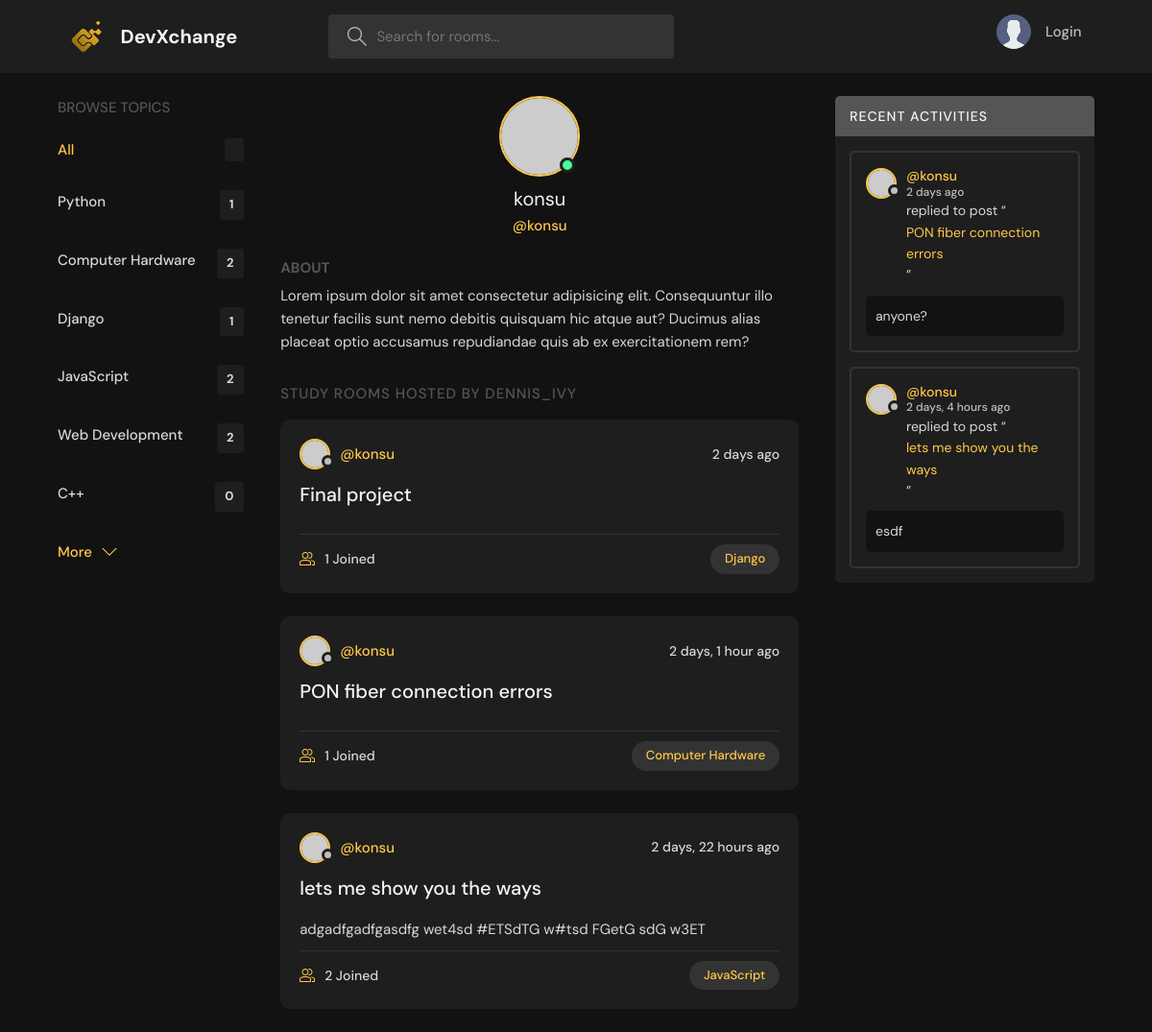
Before: /profile/3/ with the older database file.
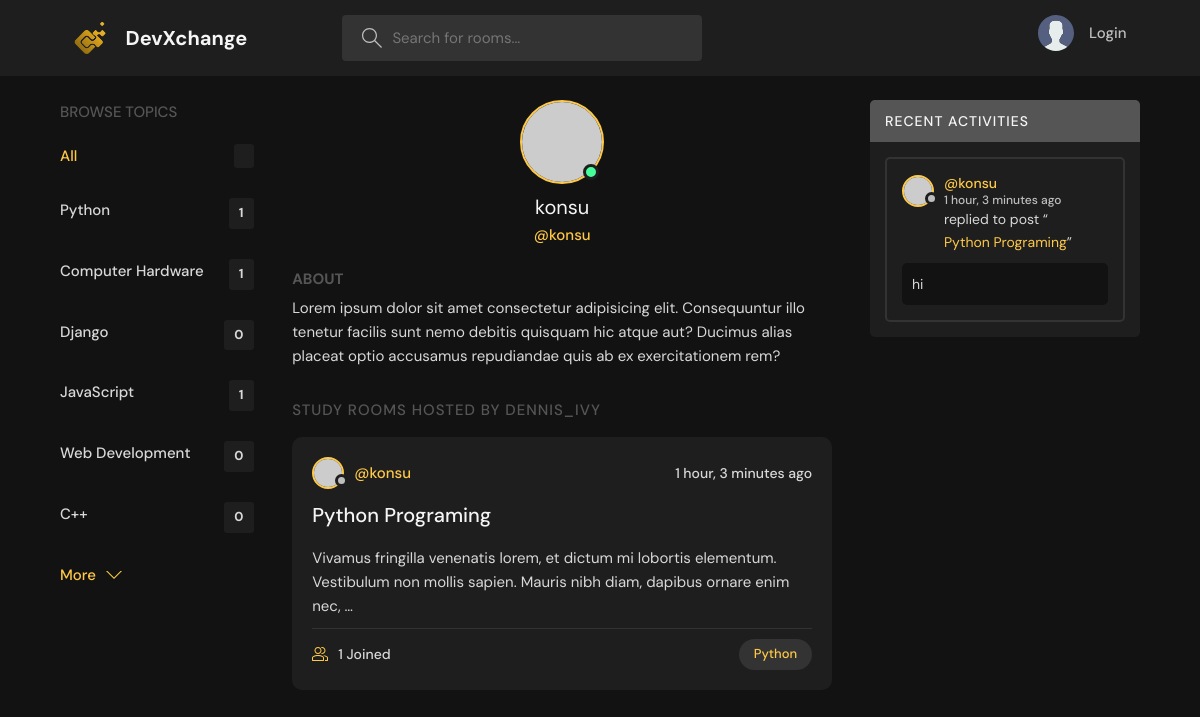
After: the same page with the newer database file.
### base/models.py (models this page shows, shortened)
class Topic(models.Model):
    name = models.CharField(max_length=128)

class Room(models.Model):
    host = models.ForeignKey(User,on_delete=models.CASCADE,null=True)
    topic = models.ForeignKey(Topic,on_delete=models.SET_NULL,null=True)
    name = models.CharField(max_length=256)
    description = models.TextField(null=True , blank= True)
    participants = models.ManyToManyField(User,related_name='participants',blank=True)
    updated = models.DateTimeField(auto_now=True)
    created = models.DateTimeField(auto_now_add=True)
    class Meta:
        ordering = ['-updated','-created']
    def __str__(self):
        return self.name

class Message(models.Model):
    user = models.ForeignKey(User,on_delete=models.CASCADE)
    room = models.ForeignKey(Room,on_delete=models.CASCADE)
    body = models.TextField()
    updated = models.DateTimeField(auto_now=True)
    created = models.DateTimeField(auto_now_add=True)
    class Meta:
        ordering = ['-updated','-created']

### base/views.py (the view)
# urls.py: path('profile/<str:id>/',views.userProfile,name="user-profile"),
def userProfile(request,id):
    user = User.objects.get(id=id)
    rooms = user.room_set.all()
    room_messages = user.message_set.all()
    Topics = Topic.objects.all()
    context ={'user':user,'rooms':rooms,'room_messages':room_messages,'Topics':Topics}
    return render(request,'base/profile.html',context)

### templates/base/profile.html (shortened to what this page needs)
{% extends 'main.html' %}
{% block content %}
  <main class="profile-page layout layout--3">
    <div class="container">
      {% include 'base/topics_component.html' %}
      <div class="roomList">
        <div class="profile">
          <div class="profile__avatar">
            <div class="avatar avatar--large active">
              <img src="https://randomuser.me/api/portraits/men/11.jpg" />
            </div>
          </div>
          <div class="profile__info">
            <h3>{{user.username}}</h3>
            <p>@{{user.username}}</p>
          </div>
          <div class="profile__about">
            <h3>About</h3>
            <p>
              Lorem ipsum dolor sit amet consectetur adipisicing elit. Consequuntur illo tenetur
              facilis sunt nemo debitis quisquam hic atque aut? Ducimus alias placeat optio
              accusamus repudiandae quis ab ex exercitationem rem?
            </p>
          </div>
        </div>
        <div class="roomList__header">
          <div>
            <h2>Study Rooms Hosted by dennis_ivy</a>
            </h2>
          </div>
        </div>
        {% include 'base/feed_component.html' %}
      </div>
      {% include 'base/activity_component.html' %}
    </div>
  </main>
{% endblock content %}

### templates/main.html (shortened to what this page needs)
<!DOCTYPE html>
{% load static %}
<html lang="en">
  <head>
    <link rel="stylesheet" href="{% static 'styles/main.css' %}">
  </head>
  <body>
    {% include 'navbar.html' %}
    {% block content %}
    {% endblock  %}
  </body>
</html>

### templates/navbar.html (shortened to what this page needs)
{% load static %}
<header class="header header--loggedIn">
    <div class="container">
      <a href="{% url 'home' %}" class="header__logo">
        <img src="{% static 'images/logo.svg'%}" />
        <h1>DevXchange</h1>
      </a>
      <form class="header__search" method ="GET" action="{% url 'home' %}">
        <label>
          <input  name="q" placeholder="Search for rooms..." />
        </label>
      </form>
      <nav class="header__menu">
        {% if request.user.is_authenticated %}
        <div class="header__user">
          <a href="{% url 'user-profile' user.id %}">
            <div class="avatar avatar--medium active">
              <img src="https://randomuser.me/api/portraits/men/37.jpg" />
            </div>
            <p>{{request.user.username}}<span>@{{request.user.username}}</span></p>
          </a>
          <button class="dropdown-button">
            <svg version="1.1" xmlns="http://www.w3.org/2000/svg" width="32" height="32" viewBox="0 0 32 32">
              <title>Menu</title>
              <path d="M16 21l-13-13h-3l16 16 16-16h-3l-13 13z"></path>
            </svg>
          </button>
        </div>
        {% else %}
        <a href="{% url 'login' %}">
          <img src="{% static 'images/avatar.svg'%}"/>
          <p>Login</p>
        </a>
        {% endif %}
      </nav>
    </div>
  </header>

### templates/base/topics_component.html
<div class="topics">
    <div class="topics__header">
      <h2>Browse Topics</h2>
    </div>
    <ul class="topics__list">
      <li>
        <a href="{% url 'home' %}" class="active">All <span>{{room_count}}</span></a>
      </li>
    {% for Topic in Topics  %}
      <li>
        <a href = "{% url 'home' %}?q={{Topic.name}}">{{Topic.name}} <span>{{Topic.room_set.all.count}}</span></a>
      </li>
    {% endfor %}
    </ul>
    <a class="btn btn--link" href="{% url 'topics' %}">
      More
      <svg version="1.1" xmlns="http://www.w3.org/2000/svg" width="32" height="32" viewBox="0 0 32 32">
        <title>chevron-down</title>
        <path d="M16 21l-13-13h-3l16 16 16-16h-3l-13 13z"></path>
      </svg>
    </a>
  </div>

### templates/base/feed_component.html (shortened to what this page needs)
{%for room in rooms%}
    <div class="roomListRoom">
        <div class="roomListRoom__header">
        <a href="{% url 'user-profile' room.host.id %}" class="roomListRoom__author">
            <div class="avatar avatar--small">
            <img src="https://randomuser.me/api/portraits/women/11.jpg" />
            </div>
            <span>@{{room.host.username}}</span>
        </a>
        <div class="roomListRoom__actions">
            <span>{{room.created|timesince}} ago</span>
        </div>
        </div>
        <div class="roomListRoom__content">
        <a href="{% url 'room' room.id %}">{{room.name}}</a>
        <p>
            {{room.description|truncatewords:20}}
        </p>
        </div>
        <div class="roomListRoom__meta">
        <a href="{% url 'room' room.id %}" class="roomListRoom__joined">
            {{room.participants.all.count}} Joined
        </a>
        <p class="roomListRoom__topic">
        <a href ="{% url 'home' %}?q={{room.topic.name}}">
            {{room.topic.name}}
        </a>
        </p>
        </div>
    </div>
{% endfor %}

### templates/base/activity_component.html (shortened to what this page needs)
<div class="activities">
        <div class="activities__header">
          <h2>Recent Activities</h2>
        </div>
        {% for message in  room_messages %}
        <div class="activities__box">
          <div class="activities__boxHeader roomListRoom__header">
            <a href="{% url 'user-profile' message.user.id %}" class="roomListRoom__author">
              <div class="avatar avatar--small">
                <img src="https://randomuser.me/api/portraits/women/11.jpg" />
              </div>
              <p>
                @{{message.user}}
                <span>{{message.created|timesince}} ago</span>
              </p>
            </a>
          </div>
          <div class="activities__boxContent">
            <p>replied to post “<a href = {% url 'room' message.room.id %} >{{message.room}} </a>”</p>
            <div class="activities__boxRoomContent">
              {{message.body}}
            </div>
          </div>
        </div>
        {% endfor %}
</div>

Changed rows visible on the page:
removed Room: host.username "konsu", created "2 days", name "Final project", participants.all.count "1", topic.name "Django"
removed Room: host.username "konsu", created "2 days, 1 hour", name "PON fiber connection errors", participants.all.count "1", topic.name "Computer Hardware"
removed Room: host.username "konsu", created "2 days, 22 hours", name "lets me show you the ways", description "adgadfgadfgasdfg wet4sd #ETSdTG w#tsd FGetG sdG w3ET", participants.all.count "2", topic.name "JavaScript"
removed Message: user "konsu", created "2 days", room "PON fiber connection errors", body "anyone?"
removed Message: user "konsu", created "2 days, 4 hours", room "lets me show you the ways", body "esdf"
computed for Topic "Computer Hardware": room_set.all.count "2" → "1"
computed for Topic "Django": room_set.all.count "1" → "0"
computed for Topic "JavaScript": room_set.all.count "2" → "1"
computed for Topic "Web Development": room_set.all.count "2" → "0"
added Room: host.username "konsu", created "1 hour, 3 minutes", name "Python Programing", description "Vivamus fringilla venenatis lorem, et dictum mi lobortis elementum. Vestibulum non mollis sapien. Mauris nibh diam, dapibus ornare enim nec, …", participants.all.count "1", topic.name "Python"
added Message: user "konsu", created "1 hour, 3 minutes", room "Python Programing", body "hi"
